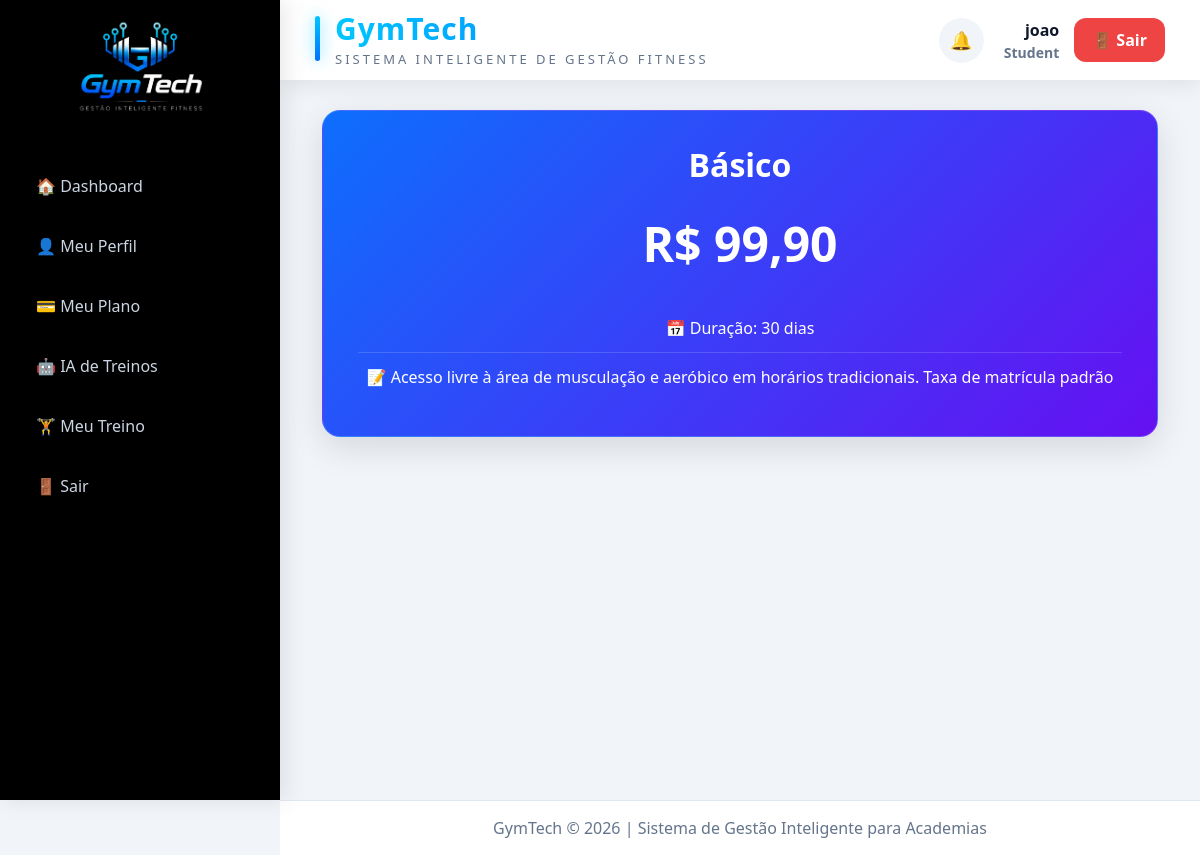
The page /public/index.php?controller=myPlan&action=index (signed in) on the database its author committed.
### tables this page shows
CREATE TABLE `plans` (
  `id` int(11) NOT NULL AUTO_INCREMENT,
  `name` varchar(100) NOT NULL,
  `price` decimal(10,2) NOT NULL,
  `duration` int(11) NOT NULL,
  `description` text DEFAULT NULL,
  `created_at` timestamp NOT NULL DEFAULT current_timestamp(),
  PRIMARY KEY (`id`)
);

### app/controllers/MyPlanController.php (called while the page is built, shortened)
<?php
require_once __DIR__.'/../models/MyPlan.php';
class MyPlanController extends Controller{
    public function index(){
        $model = new MyPlan();
        $plan = $model->get(
            $_SESSION['user']['id']
        );
        $this->view(
            'my_plan/index',
            [
                'plan'=>$plan
            ]
        );
    }
}

### public/index.php (called while the page is built, shortened)
<?php
require_once "../core/Model.php";
$action = $_GET['action'] ?? 'login';
$controllerObject = new $controllerName();
$controllerObject->$action();

### config/database.php (called while the page is built)
<?php
class Database {
    private $host = "localhost";
    private $dbname = "gym_system";
    private $user = "root";
    private $pass = "";
    public function connect() {
        try {
            $pdo = new PDO(
                "mysql:host={$this->host};dbname={$this->dbname};charset=utf8",
                $this->user,
                $this->pass
            );
            $pdo->setAttribute(PDO::ATTR_ERRMODE, PDO::ERRMODE_EXCEPTION);
            return $pdo;
        } catch(PDOException $e) {
            die("Erro na conexão: " . $e->getMessage());
        }
    }
}

### core/Model.php (called while the page is built, shortened)
<?php
require_once __DIR__ .'/../config/database.php';
class Model {
    public function __construct() {
        $database = new Database();
        $this->db = $database->connect();
    }
}

### app/models/MyPlan.php (called while the page is built)
<?php
require_once __DIR__.'/../../core/Model.php';
class MyPlan extends Model{
    public function get($userId){
        $sql = "
            SELECT
                p.*
            FROM plans p
            INNER JOIN students s
                ON s.plan_id = p.id
            WHERE s.user_id = ?
        ";
        $stmt = $this->db->prepare($sql);
        $stmt->execute([$userId]);
        return $stmt->fetch(PDO::FETCH_ASSOC);
    }
}

### app/views/my_plan/index.php (the view)
<div class="container">
    <div class="card student-card gradient-card">
        <div class="card-body text-center">
            <h2 class="mb-4">
                <?= $plan['name'] ?>
            </h2>
            <div class="plan-price mb-4">
                R$ <?= number_format(
                    $plan['price'],
                    2,
                    ',',
                    '.'
                ) ?>
            </div>
            <div class="plan-feature">
                📅 Duração:
                <?= $plan['duration'] ?> dias
            </div>
            <div class="plan-feature">
                📝 <?= $plan['description'] ?>
            </div>
        </div>
    </div>
</div>

### public/assets/css/student-dashboard.css (style rules this page uses)
.student-card { border: none; border-radius: 20px; overflow: hidden; background: rgba(255,255,255,.08); backdrop-filter: blur(10px); box-shadow: 0 8px 25px rgba(0,0,0,.15); transition: .3s; }
.student-card .card-body { padding: 30px; }

### public/assets/css/student-area.css (style rules this page uses)
.student-card { background: rgba(255,255,255,.08); backdrop-filter: blur(15px); border-radius: 25px; border: 1px solid rgba(255,255,255,.15); box-shadow: 0 10px 35px rgba(0,0,0,.12); transition: all .3s ease; overflow: hidden; }
.student-card .card-body { padding: 35px; }
.gradient-card { background: linear-gradient( 135deg, #0d6efd, #6610f2 ); color: white; }
.plan-price { font-size:48px; font-weight:700; }
.plan-feature { padding:12px 0; border-bottom:1px solid rgba(255,255,255,.15); }
.plan-feature:last-child { border-bottom:none; }

### public/assets/css/student_workout.css (style rules this page uses)
.card { border-radius:18px; transition:.25s; }
h2 { font-weight:700; }

### public/assets/css/style.css (style rules this page uses)
:root { --primary:#00c6ff; --secondary:#0072ff; --dark:#0f172a; --card:#1e293b; --text:#e2e8f0; --sidebar:#020617; }
* { margin:0; padding:0; box-sizing:border-box; }
body { background:#f1f5f9; font-family:'Segoe UI',sans-serif; }

### rows shown on the page
plans: name "Básico", price "99,90", duration "30", description "Acesso livre à área de musculação e aeróbico em horários tradicionais. Taxa de matrícula padrão"

### other values the page prints
$_SESSION['user']['name'] "joao"
$role "Student"
